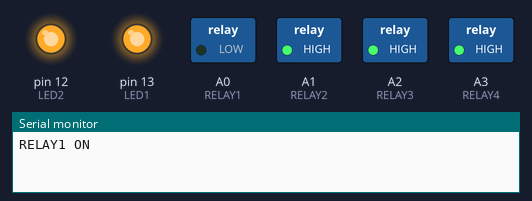
The sketch below on a simulated Arduino Uno, built with avr-gcc and run on an emulated ATmega328P. Parts: switched loads named in the sketch (green lamp = pin HIGH), output pins drawn as LEDs (lit = HIGH), the last lines printed to the serial monitor.

Above: at 0.2 s.
At 0.7 s:
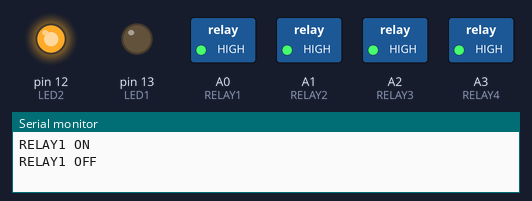
At 1.2 s:
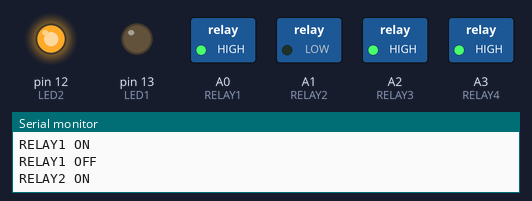
At 2.2 s:
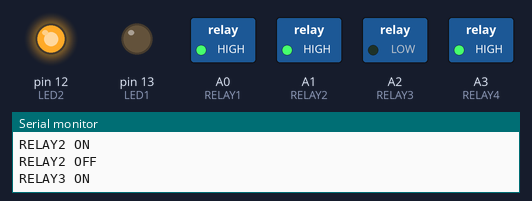
At 3.2 s:
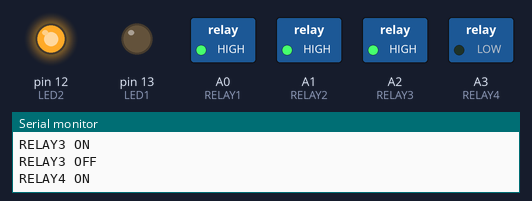
At 4.7 s:
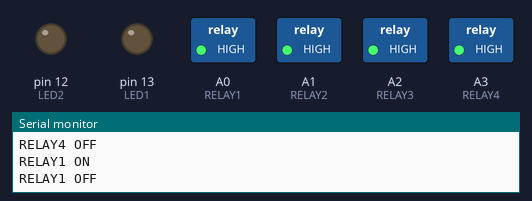
Timing chart, 0 to 5.2 s (numbered marks = the images above):
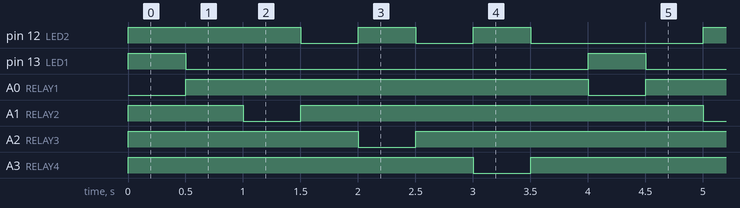

Measured:
- by itself, pin 12 (LED2): repeats every 4.0 s: HIGH 0.50 s, LOW 0.50 s, HIGH 0.50 s, LOW 1.5 s, HIGH 0.50 s, LOW 0.50 s
- by itself, pin 13 (LED1): alternates HIGH for 0.50 s and LOW for 3.5 s
- by itself, A0 (RELAY1), A1 (RELAY2), A2 (RELAY3), A3 (RELAY4): alternates HIGH for 3.5 s and LOW for 0.50 s

The sketch:

FourRelayControl.ino
```cpp
int RELAY1 = A0;
int RELAY2 = A1;
int RELAY3 = A2;
int RELAY4 = A3;

int LED1 = 13;
int LED2 = 12;
int delayValue = 500;

void setup() {
  // put your setup code here, to run once:
  pinMode(RELAY1, OUTPUT);
  pinMode(LED1, OUTPUT);
  pinMode(RELAY2, OUTPUT);
  pinMode(LED2, OUTPUT);
  pinMode(RELAY3, OUTPUT);
  pinMode(RELAY4, OUTPUT);

  digitalWrite(RELAY1, HIGH);
  digitalWrite(RELAY2, HIGH);
  digitalWrite(RELAY3, HIGH);
  digitalWrite(RELAY4, HIGH);


  digitalWrite(LED1, HIGH);
  digitalWrite(LED2, HIGH);
  Serial.begin(9600);
}

void loop() {

  // put your main code here, to run repeatedly:
  digitalWrite(RELAY1, LOW);
  digitalWrite(LED1, HIGH);
  Serial.println("RELAY1 ON");
  delay(delayValue);

  digitalWrite(RELAY1, HIGH);
  digitalWrite(LED1, LOW);
  Serial.println("RELAY1 OFF");
  delay(delayValue);

  digitalWrite(RELAY2, LOW);
  digitalWrite(LED2, HIGH);
  Serial.println("RELAY2 ON");
  delay(delayValue);

  digitalWrite(RELAY2, HIGH);
  digitalWrite(LED2, LOW);
  Serial.println("RELAY2 OFF");
  delay(delayValue);

  digitalWrite(RELAY3, LOW);
  digitalWrite(LED2, HIGH);
  Serial.println("RELAY3 ON");
  delay(delayValue);

  digitalWrite(RELAY3, HIGH);
  digitalWrite(LED2, LOW);
  Serial.println("RELAY3 OFF");
  delay(delayValue);

  digitalWrite(RELAY4, LOW);
  digitalWrite(LED2, HIGH);
  Serial.println("RELAY4 ON");
  delay(delayValue);

  digitalWrite(RELAY4, HIGH);
  digitalWrite(LED2, LOW);
  Serial.println("RELAY4 OFF");
  delay(delayValue);


}
```
